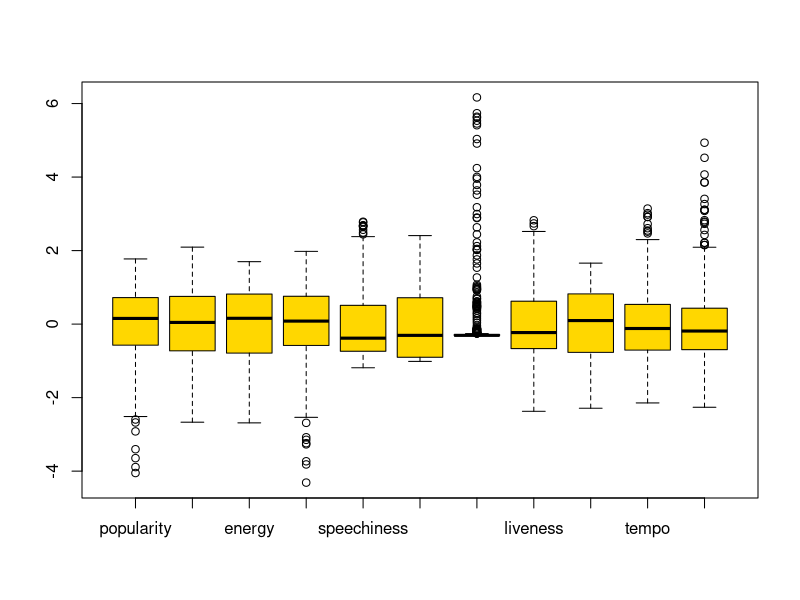
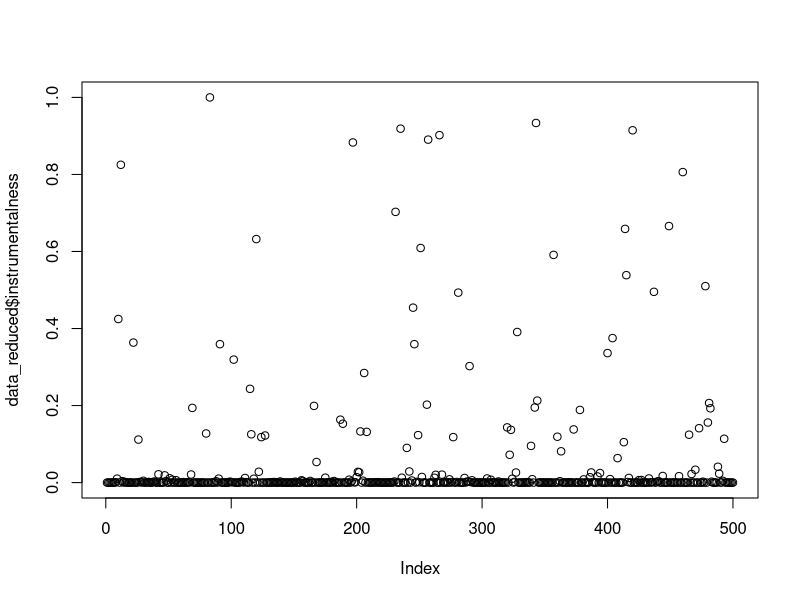
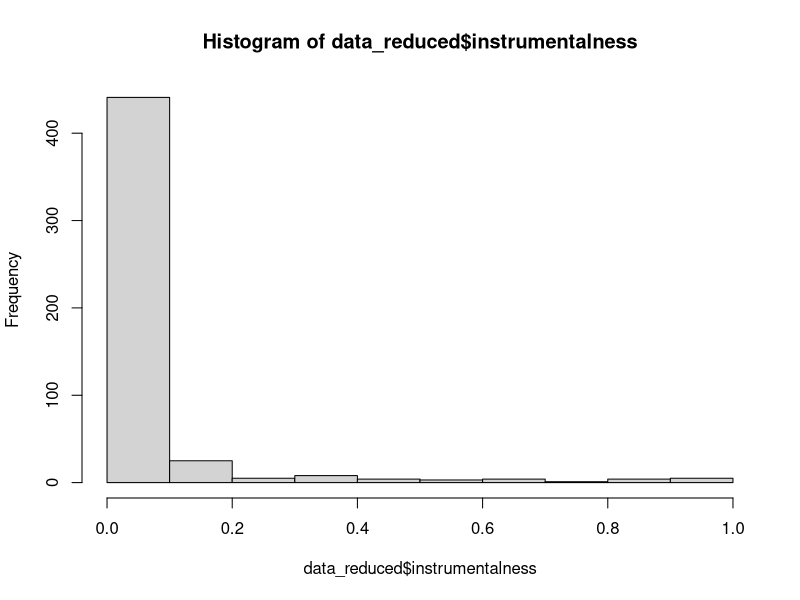
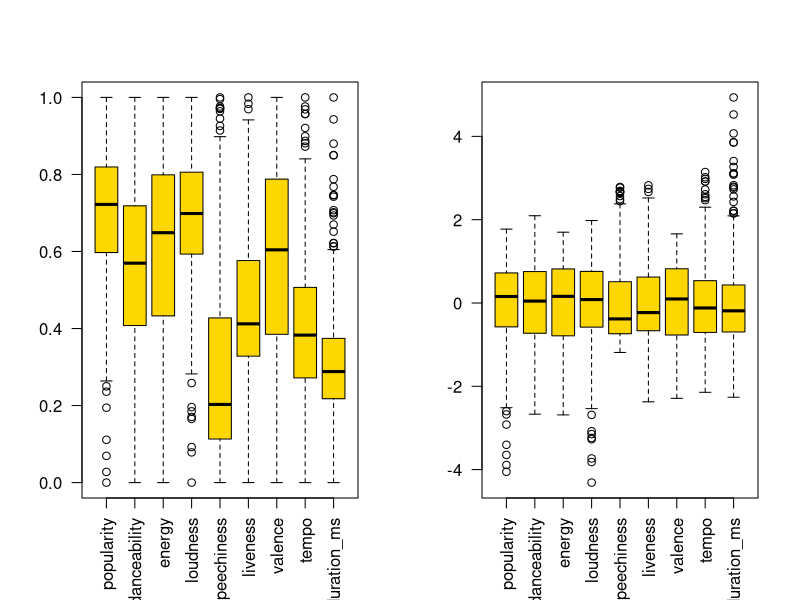

The R source for these figures, in order: (Note: this script raises an error after producing the figures.)
rm(list=ls())
# graphics.off()
data <- read.csv("spotify.csv",header=TRUE)
head(data)
dim(data)
data = data[,-1]
head(data)
B = 10
# alcuni dati sono molto concentrati in 0 --> passo ai logaritmi
use_log = TRUE
if(use_log == TRUE)
{  data$speechiness = log(data$speechiness)
data$liveness = log(data$liveness)}

# EDA
## dimensionality reduction --> PCA
## dimensionality reduction --> Depth Measure

# get rid of labels & make double

which(data$loudness == min(data$loudness))
which(data$loudness == max(data$loudness))

# since we want to understand info about the technical features of the dataset, we omit "popularity" and thee categorical variables
data_reduced = data[,c(-4,-6)]

# rendo tutte le feature tra 0 e 1
data_reduced <- data.frame(lapply(data_reduced, function(x) (x - min(x))/(max(x)-min(x))))


par(mfrow = c(1,1))
boxplot(scale(data_reduced), col = "gold")
# instrumentalness seems to have some issues
plot(data_reduced$instrumentalness)
# is seems that most values of instrumentalness are nea zero:
n = dim(data)[1]
sum(data_reduced$instrumentalness <= 0.05)/n
# almost 90% of the variables have instrumentalness less or equal than 0.05, which means
# that for almost 90% of the song the probability/confidence that the track contains no vocals is less than 5%
range(data_reduced$instrumentalness)
hist(data_reduced$instrumentalness)
# we could use instrumentalness as a categorical variable by setting 1 if it is >= tolerance and 0 otherwise

index_instrumentalness = which(names(data_reduced)=="instrumentalness")
index_instrumentalness
data_reduced = data_reduced[,-index_instrumentalness]
index_acousticness = which(names(data_reduced)=="acousticness")
index_acousticness
data_reduced = data_reduced[,-index_acousticness]

for (i in 1:dim(data_reduced)[2])
{
  data_reduced[,i] = as.double(data_reduced[,i])
}

for (i in 1:dim(data_reduced)[2])
{
  print(typeof(data_reduced[,i]))
}

par(mfrow = c(1,2))
boxplot(data_reduced, las=2, col='gold')
boxplot(scale(data_reduced), las=2, col='gold')
par(mfrow=c(1,1))
# need to rescale data
x11()
plot(as.data.frame(scale(data_reduced)))

x11()
plot(as.data.frame(scale(data_reduced)))

plot(as.matrix(cor(data_reduced)), dimnames=names(data_reduced))
cor(data_reduced)[1,]
which(cor(data_reduced)[1,] < 0.06)

# tolgo tempo, duration e popularity
index_tempo = which(names(data_reduced)=="tempo")
index_tempo
data_reduced = data_reduced[,-index_tempo]
index_duration_ms = which(names(data_reduced)=="duration_ms")
index_duration_ms
data_reduced = data_reduced[,-index_duration_ms]
index_popularity = which(names(data_reduced)=="popularity")
index_popularity
data_reduced = data_reduced[,-index_popularity]


# pca:
pc.data <- princomp((data_reduced), scores=T)
summary(pc.data)
load.data <- pc.data$loadings
x11()
par(mfcol = c(1,3))
for(i in 1:3) barplot(load.data[,i], ylim = c(-1, 1), main=paste("PC",i))
graphics.off()

data_reduced_scaled = scale(data_reduced)
layout(matrix(c(2,3,1,3),2,byrow=T))
plot(pc.data, las=2, main='Principal Components', ylim=c(0,7))
abline(h=1, col='blue')
barplot(sapply(as.data.frame(data_reduced_scaled),sd)^2, las=2, main='Original Variables', ylim=c(0,7), ylab='Variances')
plot(cumsum(pc.data$sde^2)/sum(pc.data$sde^2), type='b', axes=F, xlab='Number of components', ylab='Contribution to the total variance', ylim=c(0,1))
abline(h=1, col='blue')
abline(h=0.9, lty=2, col='blue')
box()
axis(2,at=0:10/10,labels=0:10/10)
axis(1,at=1:ncol(data_reduced_scaled),labels=1:ncol(data_reduced_scaled),las=2)
data_reduced_scaled = as.data.frame(data_reduced_scaled)
names(data_reduced)

# plot the correlation:
x11()
plot(as.matrix(cor(data_reduced)), dimnames=names(data_reduced))
cor(data_reduced)
plot(data_reduced)

# le prime due componenti spiegano pochissimo, serve togliere alcune variabili

####################### linear models:
# enegy e loudness

data_ = data_reduced
# data_ = data_reduced_scaled 
x1 = data_$loudness
Y = data_$energy

set.seed(123)

n = dim(data)[1]
permutazione <- sample(n)
Y.perm.glob <- Y[permutazione]
layout(matrix(1:2,nrow=2,byrow=FALSE))
plot(x1,Y,main='Y vs x1 (original data)',pch=16)
plot(x1,Y.perm.glob,main='energy vs loudness (permuted data)',pch=16)

T01 <- abs(summary(lm(Y ~ x1))$coefficients[2,3])

T_H01 <- numeric(B)
regr1.H0 <- lm(Y ~ 1)
residui1.H0 <- regr1.H0$residuals
n = dim(data_)[1]
for(perm in 1:B){
  permutazione <- sample(n)
  
  residui.H01.perm <- residui1.H0[permutazione]
  Y.perm.H01 <- regr1.H0$fitted + residui.H01.perm
  T_H01[perm] <- abs(summary(lm(Y.perm.H01 ~ x1))$coefficients[2,3])
  
}

k = 1
p_val1 = sum(T_H01>=T01)/B #0.2
p_val1_boncorr = k * sum(T_H01>=T01)/B
p_val1 
p_val1_boncorr 

x11()
par(mfrow = c(1,1))
hist(T_H01)
abline(v=T01, col="green")

summary(lm(Y ~ x1))$r.squared

# energy e loudness dipendono linearmente

# facciamo lo stesso test per danceability e valence

data_ = data_reduced
# data_ = data_reduced_scaled 
x1 = data_$danceability
Y = data_$valence

set.seed(123)

n = dim(data)[1]
permutazione <- sample(n)
Y.perm.glob <- Y[permutazione]
layout(matrix(1:2,nrow=2,byrow=FALSE))
plot(x1,Y,main='Y vs x1 (original data)',pch=16)
plot(x1,Y.perm.glob,main='energy vs loudness (permuted data)',pch=16)

T01 <- abs(summary(lm(Y ~ x1))$coefficients[2,3])

T_H01 <- numeric(B)
regr1.H0 <- lm(Y ~ 1)
residui1.H0 <- regr1.H0$residuals
n = dim(data_)[1]
for(perm in 1:B){
  permutazione <- sample(n)
  
  residui.H01.perm <- residui1.H0[permutazione]
  Y.perm.H01 <- regr1.H0$fitted + residui.H01.perm
  T_H01[perm] <- abs(summary(lm(Y.perm.H01 ~ x1))$coefficients[2,3])
  
}

k = 1
p_val1 = sum(T_H01>=T01)/B #0.2
p_val1_boncorr = k * sum(T_H01>=T01)/B
p_val1 
p_val1_boncorr 

x11()
par(mfrow = c(1,1))
hist(T_H01)
abline(v=T01, col="green")

summary(lm(Y ~ x1))$r.squared

# danceability e valence dipendono linearmente

# tolgo valence e loudness


names(data_reduced)
# new_variable = (data_reduced$energy + data_reduced$loudness)/2
# data_reduced$en_loud = new_variable 
index_valence = which(names(data_reduced)=="valence")
index_valence
data_reduced = data_reduced[,-index_valence]
index_energy = which(names(data_reduced)=="energy")
index_energy
data_reduced = data_reduced[,-index_energy]
names(data_reduced)

# pca:
pc.data <- princomp(scale(data_reduced), scores=T)
summary(pc.data)
load.data <- pc.data$loadings
x11()
par(mfcol = c(1,3))
for(i in 1:3) barplot(load.data[,i], ylim = c(-1, 1), main=paste("PC",i))
graphics.off()

data_reduced_scaled = scale(data_reduced)
layout(matrix(c(2,3,1,3),2,byrow=T))
plot(pc.data, las=2, main='Principal Components', ylim=c(0,7))
abline(h=1, col='blue')
barplot(sapply(as.data.frame(data_reduced_scaled),sd)^2, las=2, main='Original Variables', ylim=c(0,7), ylab='Variances')
plot(cumsum(pc.data$sde^2)/sum(pc.data$sde^2), type='b', axes=F, xlab='Number of components', ylab='Contribution to the total variance', ylim=c(0,1))
abline(h=1, col='blue')
abline(h=0.9, lty=2, col='blue')
box()
axis(2,at=0:10/10,labels=0:10/10)
axis(1,at=1:ncol(data_reduced_scaled),labels=1:ncol(data_reduced_scaled),las=2)
data_reduced_scaled = as.data.frame(data_reduced_scaled)
names(data_reduced)

# meglio ma non molto

# il codice che segue serve per plottare le 2 componenti principali e vedere se le canzoni più popolari
# hanno caratteristiche in comune in termine di componenti principali
x11()
plot(data.frame(pc.data$scores[,1:2]))
pop = data$popularity
sort(pop)
colore = rep(0,500)
hist(pop, breaks = 100)
# i1 = which(pop <= sort(pop)[100])
# i2 = which(pop <= sort(pop)[400] & pop > sort(pop)[100])
# i3 = which(pop > sort(pop)[400])
# i1 = which(pop <= 60)
# i2 = which(pop <= 72 & pop > 60)
# i3 = which(pop > 72)
# colore[i1] = 1
# colore[i2] = 2
# colore[i3] = 3
par(mfrow = c(1,1))
i1 = which(pop <= median(pop))
i2 = which(pop > median(pop))
colore[i1] = 1
colore[i2] = 2
plot(data.frame(pc.data$scores[,1:2]), col = colore, pch = 19)
points(rep(-0.45,length(i1)), pc.data$scores[i1,2], col = 1, pch = 19, cex = 0.5)
points(rep(-0.45,length(i2)), pc.data$scores[i2,2], col = 2, pch = 19, cex = 0.5)
points(pc.data$scores[i1,1], rep(-0.62,length(i1)), col = 1, pch = 19, cex = 0.5)
points(pc.data$scores[i2,1], rep(-0.62,length(i2)), col = 2, pch = 19, cex = 0.5)
x11()
par(mfrow = c(3,1))
plot(data.frame(pc.data$scores[i1,1:2]), col = 1)
plot(data.frame(pc.data$scores[i2,1:2]), col = 2)
plot(data.frame(pc.data$scores[i3,1:2]), col = 3)
par(mfrow = c(1,1))
plot(data.frame(popularity = data$popularity,
                PC1 = pc.data$scores[,1],
                PC2 = pc.data$scores[,2]))

# idee per proseguire:
# togliere le covariate da cui popularity dipende meno
# togliere le covariate che riteniamo meno interessanti per il GAM
# una volta che si ottiene una EDA fatta bene, si usa il bagplot per vedere se ci sono outliers
